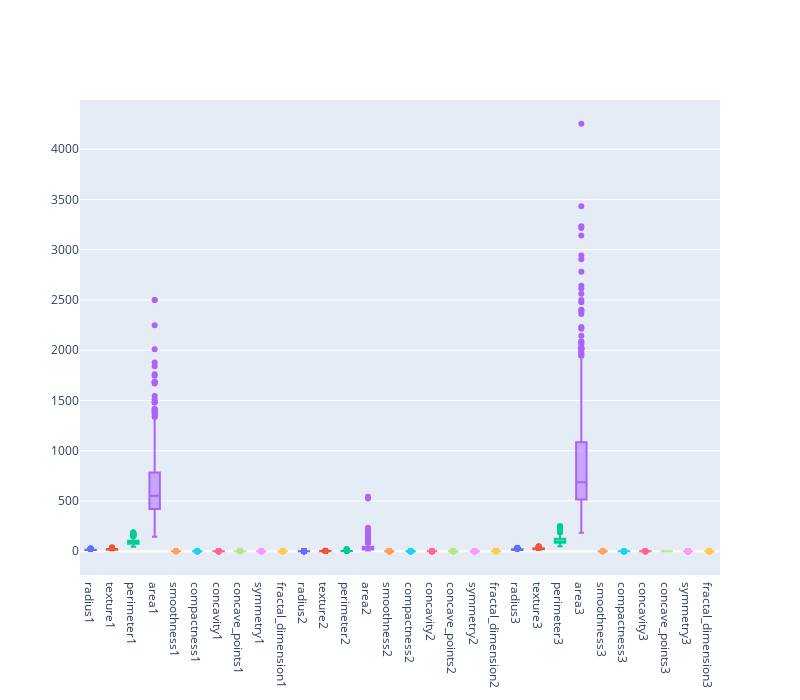

The notebook cell saved with this chart:
### Code cell
import plotly.graph_objects as go

fig = go.Figure()
for i in df.columns:
    fig.add_trace(go.Box(y=df[str(i)], name=str(i)))
fig.update_layout(showlegend=False,height = 700, width=800)
fig.show()

### Figure 1 — Plotly figure (JSON) as saved in the notebook; plotly's stock layout.template omitted (floating-point values rounded to 4 significant figures; data arrays with more than 128 entries replaced by an {"elided": "..."} marker saying what was removed)
{"data": [{"name": "radius1", "type": "box", "y": {"elided": "569 float values"}}, {"name": "texture1", "type": "box", "y": {"elided": "569 float values"}}, {"name": "perimeter1", "type": "box", "y": {"elided": "569 float values"}}, {"name": "area1", "type": "box", "y": {"elided": "569 float values"}}, {"name": "smoothness1", "type": "box", "y": {"elided": "569 float values"}}, {"name": "compactness1", "type": "box", "y": {"elided": "569 float values"}}, {"name": "concavity1", "type": "box", "y": {"elided": "569 float values"}}, {"name": "concave_points1", "type": "box", "y": {"elided": "569 float values"}}, {"name": "symmetry1", "type": "box", "y": {"elided": "569 float values"}}, {"name": "fractal_dimension1", "type": "box", "y": {"elided": "569 float values"}}, {"name": "radius2", "type": "box", "y": {"elided": "569 float values"}}, {"name": "texture2", "type": "box", "y": {"elided": "569 float values"}}, {"name": "perimeter2", "type": "box", "y": {"elided": "569 float values"}}, {"name": "area2", "type": "box", "y": {"elided": "569 float values"}}, {"name": "smoothness2", "type": "box", "y": {"elided": "569 float values"}}, {"name": "compactness2", "type": "box", "y": {"elided": "569 float values"}}, {"name": "concavity2", "type": "box", "y": {"elided": "569 float values"}}, {"name": "concave_points2", "type": "box", "y": {"elided": "569 float values"}}, {"name": "symmetry2", "type": "box", "y": {"elided": "569 float values"}}, {"name": "fractal_dimension2", "type": "box", "y": {"elided": "569 float values"}}, {"name": "radius3", "type": "box", "y": {"elided": "569 float values"}}, {"name": "texture3", "type": "box", "y": {"elided": "569 float values"}}, {"name": "perimeter3", "type": "box", "y": {"elided": "569 float values"}}, {"name": "area3", "type": "box", "y": {"elided": "569 float values"}}, {"name": "smoothness3", "type": "box", "y": {"elided": "569 float values"}}, {"name": "compactness3", "type": "box", "y": {"elided": "569 float values"}}, {"name": "concavity3", "type": "box", "y": {"elided": "569 float values"}}, {"name": "concave_points3", "type": "box", "y": {"elided": "569 float values"}}, {"name": "symmetry3", "type": "box", "y": {"elided": "569 float values"}}, {"name": "fractal_dimension3", "type": "box", "y": {"elided": "569 float values"}}], "layout": {"height": 700, "showlegend": false, "width": 800, "xaxis": {"autorange": true, "range": [-0.5, 29.5], "type": "category"}, "yaxis": {"autorange": true, "range": [-236.3, 4490.0], "type": "linear"}}}
